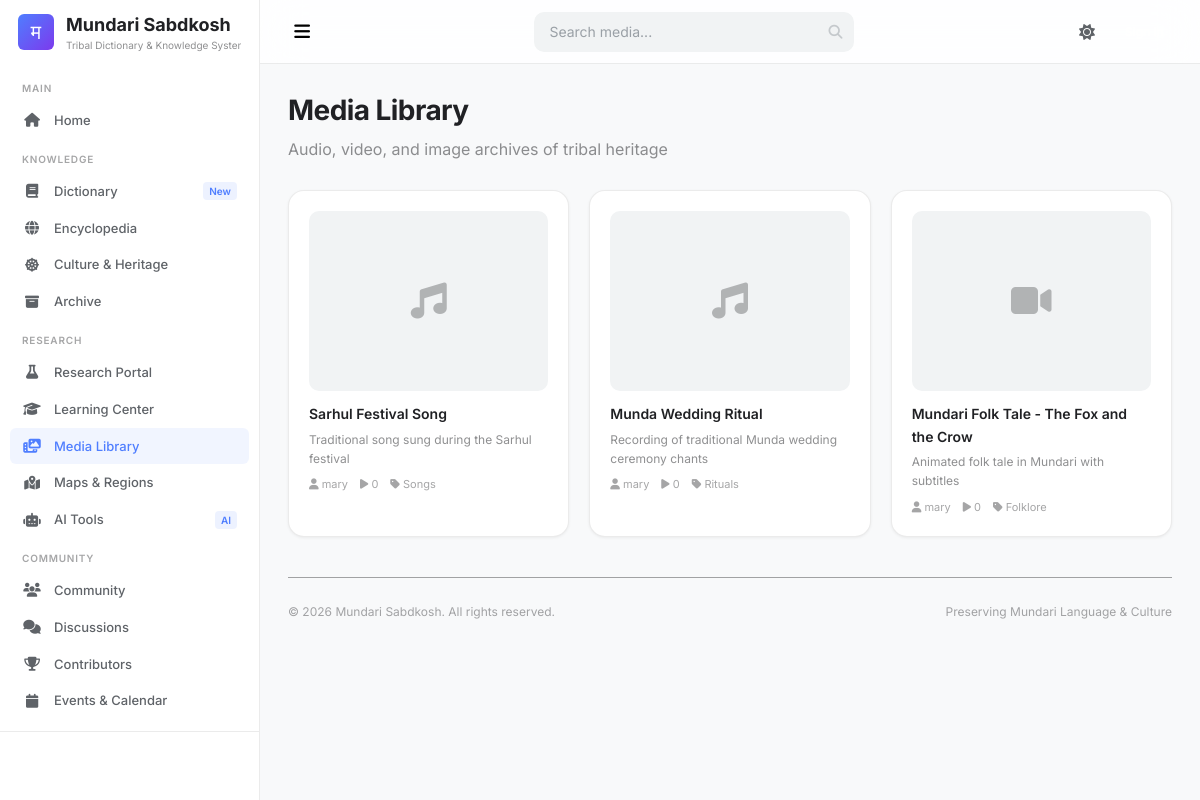
/modules/media.php, run on the app's committed database.
### tables this page shows
CREATE TABLE media (
    id INT UNSIGNED AUTO_INCREMENT PRIMARY KEY,
    title VARCHAR(255),
    description TEXT,
    file_path VARCHAR(500) NOT NULL,
    file_type ENUM('image', 'audio', 'video', 'document') NOT NULL,
    mime_type VARCHAR(100),
    file_size BIGINT,
    duration INT,
    thumbnail VARCHAR(500),
    artist VARCHAR(255),
    album VARCHAR(255),
    lyrics TEXT,
    language VARCHAR(50),
    region VARCHAR(100),
    category_id INT UNSIGNED,
    uploaded_by INT UNSIGNED,
    status ENUM('pending', 'approved', 'rejected') DEFAULT 'pending',
    plays_count INT DEFAULT 0,
    downloads_count INT DEFAULT 0,
    created_at TIMESTAMP DEFAULT CURRENT_TIMESTAMP,
    FOREIGN KEY (category_id) REFERENCES categories(id) ON DELETE SET NULL,
    FOREIGN KEY (uploaded_by) REFERENCES users(id) ON DELETE SET NULL
);

CREATE TABLE users (
    id INT UNSIGNED AUTO_INCREMENT PRIMARY KEY,
    username VARCHAR(50) NOT NULL UNIQUE,
    email VARCHAR(100) NOT NULL UNIQUE,
    password VARCHAR(255) NOT NULL,
    full_name VARCHAR(100),
    avatar VARCHAR(255),
    bio TEXT,
    role_id INT UNSIGNED DEFAULT 1,
    status ENUM('active', 'inactive', 'banned') DEFAULT 'active',
    email_verified_at TIMESTAMP NULL,
    remember_token VARCHAR(100),
    twofa_secret VARCHAR(255),
    twofa_enabled TINYINT(1) DEFAULT 0,
    reputation INT DEFAULT 0,
    contributions INT DEFAULT 0,
    last_login_at TIMESTAMP NULL,
    last_login_ip VARCHAR(45),
    created_at TIMESTAMP DEFAULT CURRENT_TIMESTAMP,
    updated_at TIMESTAMP DEFAULT CURRENT_TIMESTAMP ON UPDATE CURRENT_TIMESTAMP,
    FOREIGN KEY (role_id) REFERENCES roles(id)
);

CREATE TABLE categories (
    id INT UNSIGNED AUTO_INCREMENT PRIMARY KEY,
    name VARCHAR(100) NOT NULL,
    slug VARCHAR(100) NOT NULL UNIQUE,
    description TEXT,
    icon VARCHAR(50),
    color VARCHAR(7),
    parent_id INT UNSIGNED DEFAULT NULL,
    sort_order INT DEFAULT 0,
    status ENUM('active', 'inactive') DEFAULT 'active',
    created_at TIMESTAMP DEFAULT CURRENT_TIMESTAMP,
    FOREIGN KEY (parent_id) REFERENCES categories(id) ON DELETE SET NULL
);

### includes/functions.php (called while the page is built, shortened)
<?php
function escape($str) {
    return htmlspecialchars($str, ENT_QUOTES | ENT_HTML5, 'UTF-8');
}
function truncate($text, $length = 100, $append = '...') {
    return mb_strlen($text) > $length
        ? mb_substr($text, 0, $length) . $append
        : $text;
}
function formatNumber($num) {
    return number_format($num);
}

### modules/media.php (the view, shortened to what this page needs)
<?php
require_once __DIR__ . '/../header.php';
require_once __DIR__ . '/../sidebar.php';
$db = db();
$mediaItems = $db->query("SELECT m.*, u.username as uploader_name, c.name as category_name
                          FROM media m
                          LEFT JOIN users u ON m.uploaded_by = u.id
                          LEFT JOIN categories c ON m.category_id = c.id
                          WHERE m.status = 'approved'
                          ORDER BY m.created_at DESC")->fetchAll();
?>
<div class="main-content">
    <nav class="top-navbar">
        <div class="navbar-left">
            <button class="sidebar-toggle hamburger-menu"><i class="fas fa-bars"></i></button>
        </div>
        <div class="navbar-search">
            <input type="text" placeholder="Search media...">
            <i class="fas fa-search search-icon"></i>
        </div>
        <div class="navbar-right">
            <button class="theme-switch"><i class="fas fa-moon"></i></button>
            <?php if ($currentUser): ?>
            <a href="../logout.php" class="btn btn-ghost btn-sm">Logout</a>
            <?php else: ?>
            <a href="../login.php" class="btn btn-primary btn-sm">Sign In</a>
            <?php endif; ?>
        </div>
    </nav>
    <div class="page-content">
        <div style="display:flex;align-items:center;justify-content:space-between;margin-bottom:28px;">
            <div>
                <h1 style="font-size:28px;font-weight:700;letter-spacing:-0.02em;">Media Library</h1>
                <p style="opacity:0.5;margin-top:4px;">Audio, video, and image archives of tribal heritage</p>
            </div>
        </div>
        <div class="grid grid-auto">
            <?php if ($mediaItems): foreach ($mediaItems as $media): ?>
            <div class="card" style="cursor:pointer;">
                <div style="width:100%;height:180px;border-radius:var(--radius-md);background:var(--bg-tertiary);display:flex;align-items:center;justify-content:center;margin-bottom:12px;">
                    <i class="fas fa-<?php echo $media['file_type'] === 'audio' ? 'music' : ($media['file_type'] === 'video' ? 'video' : 'image'); ?>" style="font-size:36px;opacity:0.3;"></i>
                </div>
                <h4 style="font-size:14px;font-weight:600;"><?php echo escape($media['title']); ?></h4>
                <p style="font-size:12px;opacity:0.5;margin-top:4px;"><?php echo escape(truncate($media['description'], 80)); ?></p>
                <div style="display:flex;gap:12px;margin-top:8px;font-size:11px;opacity:0.4;">
                    <span><i class="fas fa-user"></i> <?php echo escape($media['uploader_name'] ?: 'Anonymous'); ?></span>
                    <span><i class="fas fa-play"></i> <?php echo formatNumber($media['plays_count']); ?></span>
                    <span><i class="fas fa-tag"></i> <?php echo escape($media['category_name'] ?: 'Uncategorized'); ?></span>
                </div>
            </div>
            <?php endforeach; endif; ?>
        </div>
        <?php require_once __DIR__ . '/../footer.php'; ?>
</body>
</html>

### assets/css/style.css (style rules this page uses)
:root { --font-primary: 'Inter', -apple-system, BlinkMacSystemFont, 'Segoe UI', sans-serif; --font-mono: 'JetBrains Mono', monospace; --sidebar-width: 260px; --sidebar-collapsed: 64px; --navbar-height: 64px; --radius-sm: 6px; --radius-md: 10px; --radius-lg: 16px; --radius-xl: 20px; --transition: 0.2s cubic-bezier(0.4, 0, 0.2, 1); }
*, *::before, *::after { margin: 0; padding: 0; box-sizing: border-box; }
html { scroll-behavior: smooth; -webkit-font-smoothing: antialiased; -moz-osx-font-smoothing: grayscale; }
body { font-family: var(--font-primary); line-height: 1.6; overflow-x: hidden; min-height: 100vh; }
a { text-decoration: none; color: inherit; }
button { cursor: pointer; font-family: inherit; border: none; background: none; }
input, textarea, select { font-family: inherit; font-size: inherit; outline: none; }
.main-content { flex: 1; margin-left: var(--sidebar-width); padding-top: var(--navbar-height); transition: margin-left var(--transition); min-height: 100vh; }
.page-content { padding: 28px 32px; max-width: 1400px; }
.top-navbar { position: fixed; top: 0; right: 0; left: var(--sidebar-width); height: var(--navbar-height); display: flex; align-items: center; justify-content: space-between; padding: 0 24px; z-index: 100; backdrop-filter: blur(20px); -webkit-backdrop-filter: blur(20px); transition: left var(--transition); }
.navbar-left { display: flex; align-items: center; gap: 16px; }
.sidebar-toggle { width: 36px; height: 36px; display: flex; align-items: center; justify-content: center; border-radius: var(--radius-sm); transition: var(--transition); font-size: 18px; }
.navbar-search { position: relative; width: 420px; }
.navbar-search input { width: 100%; height: 40px; padding: 0 40px 0 14px; border-radius: var(--radius-md); font-size: 14px; transition: var(--transition); }
.navbar-search .search-icon { position: absolute; right: 12px; top: 50%; transform: translateY(-50%); font-size: 14px; opacity: 0.5; }
.navbar-right { display: flex; align-items: center; gap: 8px; }
.theme-switch { width: 36px; height: 36px; display: flex; align-items: center; justify-content: center; border-radius: var(--radius-sm); font-size: 16px; transition: var(--transition); }
.card { border-radius: var(--radius-lg); padding: 20px; transition: var(--transition); }
.grid { display: grid; gap: 20px; }
.grid-auto { grid-template-columns: repeat(auto-fill, minmax(280px, 1fr)); }
.btn { display: inline-flex; align-items: center; justify-content: center; gap: 8px; padding: 8px 18px; border-radius: var(--radius-sm); font-size: 13px; font-weight: 500; transition: var(--transition); white-space: nowrap; }
.btn-sm { padding: 5px 12px; font-size: 12px; }
.btn-primary { color: #fff; }

### assets/css/light.css (style rules this page uses)
.light { --bg-primary: #f8f9fa; --bg-secondary: #ffffff; --bg-tertiary: #f1f3f4; --bg-card: #ffffff; --bg-hover: #f1f3f4; --bg-elevated: #ffffff; --text-primary: #202124; --text-secondary: #5f6368; --text-tertiary: #9aa0a6; --border-color: rgba(0, 0, 0, 0.08); --border-hover: rgba(0, 0, 0, 0.15); --accent-primary: #4f7eff; --accent-secondary: #7c3aed; --accent-tertiary: #06b6d4; --success: #22c55e; --warning: #f59e0b; --error: #ef4444; --info: #3b82f6; --glass-bg: rgba(255, 255, 255, 0.8); --glass-border: rgba(255, 255, 255, 0.9); --glass-shadow: 0 8px 32px rgba(0, 0, 0, 0.08); --shadow-sm: 0 1px 3px rgba(0, 0, 0, 0.06); --shadow-md: 0 4px 12px rgba(0, 0, 0, 0.08); --shadow-lg: 0 8px 32px rgba(0, 0, 0, 0.12); color-scheme: light; }
.light body { background: var(--bg-primary); color: var(--text-primary); }
.light .top-navbar { background: rgba(255, 255, 255, 0.85); border-bottom: 1px solid var(--border-color); }
.light .navbar-search input { background: var(--bg-tertiary); border: 1px solid transparent; color: var(--text-primary); }
.light .navbar-search input::placeholder { color: var(--text-tertiary); }
.light .navbar-search .search-icon { color: var(--text-tertiary); }
.light .theme-switch { color: var(--text-secondary); }
.light .card { background: var(--bg-card); border: 1px solid var(--border-color); box-shadow: var(--shadow-sm); }

### assets/css/responsive.css (style rules this page uses)
@media (max-width: 1400px) { .page-content { padding: 24px 28px; } }
@media (max-width: 1200px) { .navbar-search { width: 320px; } }
.light .theme-switch .fa-sun { display: inline; }

### data on the page
media: title "Sarhul Festival Song", description "Traditional song sung during the Sarhul festival", uploaded_by.username "mary", plays_count "0", category.name "Songs"
media: title "Munda Wedding Ritual", description "Recording of traditional Munda wedding ceremony chants", uploaded_by.username "mary", plays_count "0", category.name "Rituals"
media: title "Mundari Folk Tale - The Fox and the Crow", description "Animated folk tale in Mundari with subtitles", uploaded_by.username "mary", plays_count "0", category.name "Folklore"

### other printed values
$section['title'] "MAIN"
$item['label'] "Home"
$section['title'] "KNOWLEDGE"
$item['label'] "Dictionary"
$item['badge'] "New"
$item['label'] "Encyclopedia"
$item['label'] "Culture & Heritage"
$item['label'] "Archive"
$section['title'] "RESEARCH"
$item['label'] "Research Portal"
$item['label'] "Learning Center"
$item['label'] "Media Library"
$item['label'] "Maps & Regions"
$item['label'] "AI Tools"
$item['badge'] "AI"
